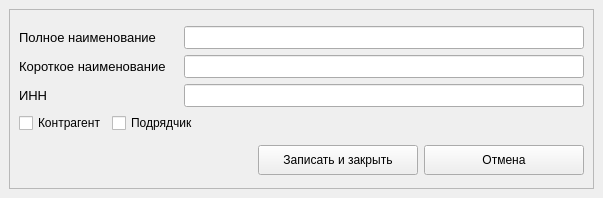
<?xml version="1.0" encoding="UTF-8"?>
<ui version="4.0">
 <class>FirmForm</class>
 <widget class="QWidget" name="FirmForm">
  <property name="geometry">
   <rect>
    <x>0</x>
    <y>0</y>
    <width>603</width>
    <height>198</height>
   </rect>
  </property>
  <property name="minimumSize">
   <size>
    <width>603</width>
    <height>198</height>
   </size>
  </property>
  <property name="maximumSize">
   <size>
    <width>603</width>
    <height>198</height>
   </size>
  </property>
  <property name="windowTitle">
   <string>Form</string>
  </property>
  <layout class="QGridLayout" name="gridLayout_2">
   <property name="leftMargin">
    <number>0</number>
   </property>
   <property name="topMargin">
    <number>0</number>
   </property>
   <property name="rightMargin">
    <number>0</number>
   </property>
   <property name="bottomMargin">
    <number>0</number>
   </property>
   <property name="spacing">
    <number>6</number>
   </property>
   <item row="0" column="0">
    <widget class="QFrame" name="frame">
     <property name="minimumSize">
      <size>
       <width>585</width>
       <height>180</height>
      </size>
     </property>
     <property name="maximumSize">
      <size>
       <width>585</width>
       <height>180</height>
      </size>
     </property>
     <property name="frameShape">
      <enum>QFrame::StyledPanel</enum>
     </property>
     <property name="frameShadow">
      <enum>QFrame::Raised</enum>
     </property>
     <layout class="QGridLayout" name="gridLayout_3">
      <property name="leftMargin">
       <number>0</number>
      </property>
      <property name="topMargin">
       <number>0</number>
      </property>
      <property name="rightMargin">
       <number>0</number>
      </property>
      <property name="bottomMargin">
       <number>0</number>
      </property>
      <item row="0" column="0">
       <layout class="QGridLayout" name="gridLayout">
        <property name="leftMargin">
         <number>9</number>
        </property>
        <property name="topMargin">
         <number>9</number>
        </property>
        <property name="rightMargin">
         <number>9</number>
        </property>
        <property name="bottomMargin">
         <number>0</number>
        </property>
        <item row="0" column="0" colspan="2">
         <widget class="QLabel" name="full_name_label">
          <property name="minimumSize">
           <size>
            <width>153</width>
            <height>22</height>
           </size>
          </property>
          <property name="maximumSize">
           <size>
            <width>153</width>
            <height>22</height>
           </size>
          </property>
          <property name="font">
           <font>
            <pointsize>10</pointsize>
           </font>
          </property>
          <property name="frameShadow">
           <enum>QFrame::Plain</enum>
          </property>
          <property name="text">
           <string>Полное наименование</string>
          </property>
          <property name="alignment">
           <set>Qt::AlignLeading|Qt::AlignLeft|Qt::AlignVCenter</set>
          </property>
         </widget>
        </item>
        <item row="0" column="2">
         <widget class="QLineEdit" name="full_name_ledit">
          <property name="minimumSize">
           <size>
            <width>400</width>
            <height>23</height>
           </size>
          </property>
          <property name="maximumSize">
           <size>
            <width>400</width>
            <height>23</height>
           </size>
          </property>
          <property name="font">
           <font>
            <pointsize>10</pointsize>
           </font>
          </property>
         </widget>
        </item>
        <item row="1" column="0" colspan="2">
         <widget class="QLabel" name="short_name_label">
          <property name="minimumSize">
           <size>
            <width>153</width>
            <height>22</height>
           </size>
          </property>
          <property name="maximumSize">
           <size>
            <width>153</width>
            <height>22</height>
           </size>
          </property>
          <property name="font">
           <font>
            <pointsize>10</pointsize>
           </font>
          </property>
          <property name="frameShadow">
           <enum>QFrame::Plain</enum>
          </property>
          <property name="text">
           <string>Короткое наименование</string>
          </property>
          <property name="alignment">
           <set>Qt::AlignLeading|Qt::AlignLeft|Qt::AlignVCenter</set>
          </property>
         </widget>
        </item>
        <item row="1" column="2">
         <widget class="QLineEdit" name="short_name_ledit">
          <property name="minimumSize">
           <size>
            <width>400</width>
            <height>23</height>
           </size>
          </property>
          <property name="maximumSize">
           <size>
            <width>400</width>
            <height>23</height>
           </size>
          </property>
          <property name="font">
           <font>
            <pointsize>10</pointsize>
           </font>
          </property>
         </widget>
        </item>
        <item row="2" column="0" colspan="2">
         <widget class="QLabel" name="inn_label">
          <property name="minimumSize">
           <size>
            <width>153</width>
            <height>22</height>
           </size>
          </property>
          <property name="maximumSize">
           <size>
            <width>153</width>
            <height>22</height>
           </size>
          </property>
          <property name="font">
           <font>
            <pointsize>10</pointsize>
           </font>
          </property>
          <property name="frameShadow">
           <enum>QFrame::Plain</enum>
          </property>
          <property name="text">
           <string>ИНН</string>
          </property>
          <property name="alignment">
           <set>Qt::AlignLeading|Qt::AlignLeft|Qt::AlignVCenter</set>
          </property>
         </widget>
        </item>
        <item row="2" column="2">
         <widget class="QLineEdit" name="inn_ledit">
          <property name="minimumSize">
           <size>
            <width>400</width>
            <height>23</height>
           </size>
          </property>
          <property name="maximumSize">
           <size>
            <width>400</width>
            <height>23</height>
           </size>
          </property>
          <property name="font">
           <font>
            <pointsize>10</pointsize>
           </font>
          </property>
          <property name="maxLength">
           <number>12</number>
          </property>
         </widget>
        </item>
        <item row="3" column="0">
         <widget class="QCheckBox" name="contractor_check_box">
          <property name="enabled">
           <bool>true</bool>
          </property>
          <property name="text">
           <string>Контрагент</string>
          </property>
         </widget>
        </item>
        <item row="3" column="1" colspan="2">
         <widget class="QCheckBox" name="builder_check_box">
          <property name="text">
           <string>Подрядчик</string>
          </property>
          <property name="iconSize">
           <size>
            <width>16</width>
            <height>16</height>
           </size>
          </property>
         </widget>
        </item>
        <item row="4" column="0" colspan="3">
         <layout class="QHBoxLayout" name="button_hlayout">
          <property name="topMargin">
           <number>6</number>
          </property>
          <property name="bottomMargin">
           <number>6</number>
          </property>
          <item>
           <spacer name="horizontalSpacer">
            <property name="orientation">
             <enum>Qt::Horizontal</enum>
            </property>
            <property name="sizeHint" stdset="0">
             <size>
              <width>40</width>
              <height>20</height>
             </size>
            </property>
           </spacer>
          </item>
          <item>
           <widget class="QPushButton" name="save_button">
            <property name="minimumSize">
             <size>
              <width>160</width>
              <height>30</height>
             </size>
            </property>
            <property name="maximumSize">
             <size>
              <width>160</width>
              <height>30</height>
             </size>
            </property>
            <property name="text">
             <string>Записать и закрыть</string>
            </property>
           </widget>
          </item>
          <item>
           <widget class="QPushButton" name="cancel_button">
            <property name="minimumSize">
             <size>
              <width>160</width>
              <height>30</height>
             </size>
            </property>
            <property name="maximumSize">
             <size>
              <width>160</width>
              <height>30</height>
             </size>
            </property>
            <property name="text">
             <string>Отмена</string>
            </property>
           </widget>
          </item>
         </layout>
        </item>
       </layout>
      </item>
     </layout>
    </widget>
   </item>
  </layout>
 </widget>
 <resources/>
 <connections/>
</ui>
